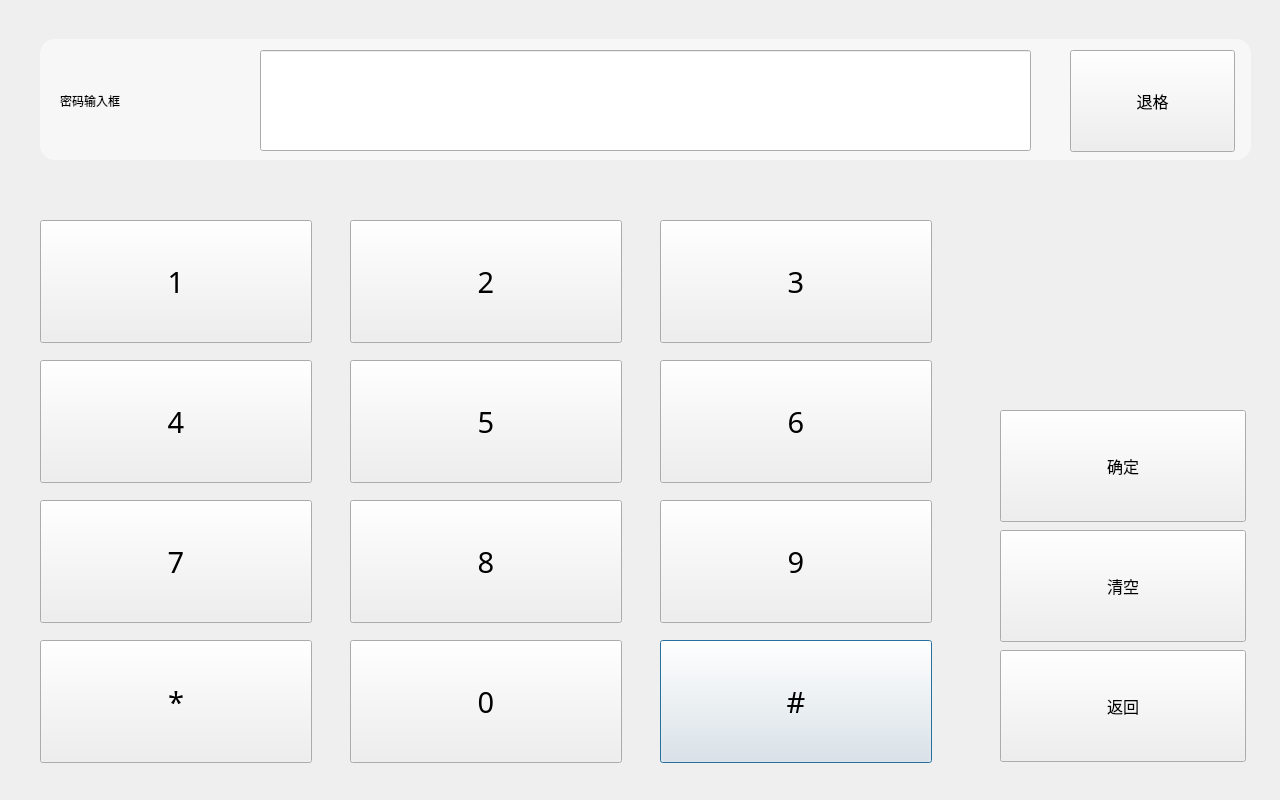
<?xml version="1.0" encoding="UTF-8"?>
<ui version="4.0">
 <class>SysSetPasswordDialog</class>
 <widget class="QDialog" name="SysSetPasswordDialog">
  <property name="geometry">
   <rect>
    <x>0</x>
    <y>0</y>
    <width>1280</width>
    <height>800</height>
   </rect>
  </property>
  <property name="windowTitle">
   <string>Dialog</string>
  </property>
  <widget class="CommonPushButton" name="pushButtonSysPwdShop">
   <property name="geometry">
    <rect>
     <x>660</x>
     <y>640</y>
     <width>272</width>
     <height>123</height>
    </rect>
   </property>
   <property name="minimumSize">
    <size>
     <width>0</width>
     <height>0</height>
    </size>
   </property>
   <property name="maximumSize">
    <size>
     <width>1677215</width>
     <height>16777215</height>
    </size>
   </property>
   <property name="font">
    <font>
     <family>AlArabiya</family>
     <pointsize>22</pointsize>
    </font>
   </property>
   <property name="text">
    <string>#</string>
   </property>
  </widget>
  <widget class="CommonPushButton" name="pushButtonSysPwdClear">
   <property name="geometry">
    <rect>
     <x>1000</x>
     <y>530</y>
     <width>246</width>
     <height>112</height>
    </rect>
   </property>
   <property name="font">
    <font>
     <family>AlArabiya</family>
     <pointsize>12</pointsize>
    </font>
   </property>
   <property name="text">
    <string>清空</string>
   </property>
  </widget>
  <widget class="CommonPushButton" name="pushButtonSysPwdNum6">
   <property name="geometry">
    <rect>
     <x>660</x>
     <y>360</y>
     <width>272</width>
     <height>123</height>
    </rect>
   </property>
   <property name="minimumSize">
    <size>
     <width>0</width>
     <height>0</height>
    </size>
   </property>
   <property name="maximumSize">
    <size>
     <width>1677215</width>
     <height>16777215</height>
    </size>
   </property>
   <property name="font">
    <font>
     <family>AlArabiya</family>
     <pointsize>22</pointsize>
    </font>
   </property>
   <property name="text">
    <string>6</string>
   </property>
  </widget>
  <widget class="QFrame" name="frame">
   <property name="geometry">
    <rect>
     <x>40</x>
     <y>39</y>
     <width>1211</width>
     <height>121</height>
    </rect>
   </property>
   <property name="styleSheet">
    <string notr="true">border-radius: 15px;
background-color: rgba(255, 255, 255, 128);
</string>
   </property>
   <property name="frameShape">
    <enum>QFrame::Panel</enum>
   </property>
   <property name="frameShadow">
    <enum>QFrame::Sunken</enum>
   </property>
  </widget>
  <widget class="CommonPushButton" name="pushButtonSysPwdDot">
   <property name="geometry">
    <rect>
     <x>40</x>
     <y>640</y>
     <width>272</width>
     <height>123</height>
    </rect>
   </property>
   <property name="minimumSize">
    <size>
     <width>0</width>
     <height>0</height>
    </size>
   </property>
   <property name="maximumSize">
    <size>
     <width>1677215</width>
     <height>16777215</height>
    </size>
   </property>
   <property name="font">
    <font>
     <family>AlArabiya</family>
     <pointsize>22</pointsize>
    </font>
   </property>
   <property name="text">
    <string>*</string>
   </property>
  </widget>
  <widget class="CommonPushButton" name="pushButtonSysPwdOK">
   <property name="geometry">
    <rect>
     <x>1000</x>
     <y>410</y>
     <width>246</width>
     <height>112</height>
    </rect>
   </property>
   <property name="font">
    <font>
     <family>AlArabiya</family>
     <pointsize>12</pointsize>
    </font>
   </property>
   <property name="text">
    <string>确定</string>
   </property>
  </widget>
  <widget class="CommonPushButton" name="pushButtonSysPwdBack">
   <property name="geometry">
    <rect>
     <x>1070</x>
     <y>50</y>
     <width>165</width>
     <height>102</height>
    </rect>
   </property>
   <property name="minimumSize">
    <size>
     <width>40</width>
     <height>40</height>
    </size>
   </property>
   <property name="font">
    <font>
     <family>AlArabiya</family>
     <pointsize>12</pointsize>
    </font>
   </property>
   <property name="text">
    <string>退格</string>
   </property>
  </widget>
  <widget class="CommonPushButton" name="pushButtonSysPwdNum1">
   <property name="geometry">
    <rect>
     <x>40</x>
     <y>220</y>
     <width>272</width>
     <height>123</height>
    </rect>
   </property>
   <property name="minimumSize">
    <size>
     <width>0</width>
     <height>0</height>
    </size>
   </property>
   <property name="maximumSize">
    <size>
     <width>1677215</width>
     <height>16777215</height>
    </size>
   </property>
   <property name="font">
    <font>
     <family>AlArabiya</family>
     <pointsize>22</pointsize>
    </font>
   </property>
   <property name="text">
    <string>1</string>
   </property>
  </widget>
  <widget class="CommonPushButton" name="pushButtonSysPwdReturn">
   <property name="geometry">
    <rect>
     <x>1000</x>
     <y>650</y>
     <width>246</width>
     <height>112</height>
    </rect>
   </property>
   <property name="font">
    <font>
     <family>AlArabiya</family>
     <pointsize>12</pointsize>
    </font>
   </property>
   <property name="text">
    <string>返回</string>
   </property>
  </widget>
  <widget class="CommonPushButton" name="pushButtonSysPwdNum4">
   <property name="geometry">
    <rect>
     <x>40</x>
     <y>360</y>
     <width>272</width>
     <height>123</height>
    </rect>
   </property>
   <property name="minimumSize">
    <size>
     <width>0</width>
     <height>0</height>
    </size>
   </property>
   <property name="maximumSize">
    <size>
     <width>1677215</width>
     <height>16777215</height>
    </size>
   </property>
   <property name="font">
    <font>
     <family>AlArabiya</family>
     <pointsize>22</pointsize>
    </font>
   </property>
   <property name="text">
    <string>4</string>
   </property>
  </widget>
  <widget class="CommonPushButton" name="pushButtonSysPwdNum3">
   <property name="geometry">
    <rect>
     <x>660</x>
     <y>220</y>
     <width>272</width>
     <height>123</height>
    </rect>
   </property>
   <property name="minimumSize">
    <size>
     <width>0</width>
     <height>0</height>
    </size>
   </property>
   <property name="maximumSize">
    <size>
     <width>1677215</width>
     <height>16777215</height>
    </size>
   </property>
   <property name="font">
    <font>
     <family>AlArabiya</family>
     <pointsize>22</pointsize>
    </font>
   </property>
   <property name="text">
    <string>3</string>
   </property>
  </widget>
  <widget class="CommonPushButton" name="pushButtonSysPwdNum9">
   <property name="geometry">
    <rect>
     <x>660</x>
     <y>500</y>
     <width>272</width>
     <height>123</height>
    </rect>
   </property>
   <property name="minimumSize">
    <size>
     <width>0</width>
     <height>0</height>
    </size>
   </property>
   <property name="maximumSize">
    <size>
     <width>1677215</width>
     <height>16777215</height>
    </size>
   </property>
   <property name="font">
    <font>
     <family>AlArabiya</family>
     <pointsize>22</pointsize>
    </font>
   </property>
   <property name="text">
    <string>9</string>
   </property>
  </widget>
  <widget class="CommonPushButton" name="pushButtonSysPwdNum2">
   <property name="geometry">
    <rect>
     <x>350</x>
     <y>220</y>
     <width>272</width>
     <height>123</height>
    </rect>
   </property>
   <property name="minimumSize">
    <size>
     <width>0</width>
     <height>0</height>
    </size>
   </property>
   <property name="maximumSize">
    <size>
     <width>1677215</width>
     <height>16777215</height>
    </size>
   </property>
   <property name="font">
    <font>
     <family>AlArabiya</family>
     <pointsize>22</pointsize>
    </font>
   </property>
   <property name="text">
    <string>2</string>
   </property>
  </widget>
  <widget class="CommonPushButton" name="pushButtonSysPwdNum7">
   <property name="geometry">
    <rect>
     <x>40</x>
     <y>500</y>
     <width>272</width>
     <height>123</height>
    </rect>
   </property>
   <property name="minimumSize">
    <size>
     <width>0</width>
     <height>0</height>
    </size>
   </property>
   <property name="maximumSize">
    <size>
     <width>1677215</width>
     <height>16777215</height>
    </size>
   </property>
   <property name="font">
    <font>
     <family>AlArabiya</family>
     <pointsize>22</pointsize>
    </font>
   </property>
   <property name="text">
    <string>7</string>
   </property>
  </widget>
  <widget class="CommonPushButton" name="pushButtonSysPwdNum8">
   <property name="geometry">
    <rect>
     <x>350</x>
     <y>500</y>
     <width>272</width>
     <height>123</height>
    </rect>
   </property>
   <property name="minimumSize">
    <size>
     <width>0</width>
     <height>0</height>
    </size>
   </property>
   <property name="maximumSize">
    <size>
     <width>1677215</width>
     <height>16777215</height>
    </size>
   </property>
   <property name="font">
    <font>
     <family>AlArabiya</family>
     <pointsize>22</pointsize>
    </font>
   </property>
   <property name="text">
    <string>8</string>
   </property>
  </widget>
  <widget class="CommonPushButton" name="pushButtonSysPwdNum5">
   <property name="geometry">
    <rect>
     <x>350</x>
     <y>360</y>
     <width>272</width>
     <height>123</height>
    </rect>
   </property>
   <property name="minimumSize">
    <size>
     <width>0</width>
     <height>0</height>
    </size>
   </property>
   <property name="maximumSize">
    <size>
     <width>1677215</width>
     <height>16777215</height>
    </size>
   </property>
   <property name="font">
    <font>
     <family>AlArabiya</family>
     <pointsize>22</pointsize>
    </font>
   </property>
   <property name="text">
    <string>5</string>
   </property>
  </widget>
  <widget class="CommonPushButton" name="pushButtonSysPwdNum0">
   <property name="geometry">
    <rect>
     <x>350</x>
     <y>640</y>
     <width>272</width>
     <height>123</height>
    </rect>
   </property>
   <property name="minimumSize">
    <size>
     <width>0</width>
     <height>0</height>
    </size>
   </property>
   <property name="maximumSize">
    <size>
     <width>1677215</width>
     <height>16777215</height>
    </size>
   </property>
   <property name="font">
    <font>
     <family>AlArabiya</family>
     <pointsize>22</pointsize>
    </font>
   </property>
   <property name="text">
    <string>0</string>
   </property>
  </widget>
  <widget class="QLabel" name="labelPwdInfo">
   <property name="geometry">
    <rect>
     <x>60</x>
     <y>50</y>
     <width>191</width>
     <height>102</height>
    </rect>
   </property>
   <property name="styleSheet">
    <string notr="true"/>
   </property>
   <property name="text">
    <string>密码输入框</string>
   </property>
  </widget>
  <widget class="QLineEdit" name="lineEditPassword">
   <property name="enabled">
    <bool>true</bool>
   </property>
   <property name="geometry">
    <rect>
     <x>260</x>
     <y>50</y>
     <width>771</width>
     <height>101</height>
    </rect>
   </property>
   <property name="font">
    <font>
     <weight>50</weight>
     <italic>false</italic>
     <bold>false</bold>
    </font>
   </property>
   <property name="mouseTracking">
    <bool>false</bool>
   </property>
   <property name="focusPolicy">
    <enum>Qt::NoFocus</enum>
   </property>
   <property name="styleSheet">
    <string notr="true"/>
   </property>
   <property name="text">
    <string/>
   </property>
   <property name="maxLength">
    <number>16</number>
   </property>
   <property name="alignment">
    <set>Qt::AlignRight|Qt::AlignTrailing|Qt::AlignVCenter</set>
   </property>
   <property name="readOnly">
    <bool>true</bool>
   </property>
  </widget>
 </widget>
 <customwidgets>
  <customwidget>
   <class>CommonPushButton</class>
   <extends>QPushButton</extends>
   <header>commonpushbutton.h</header>
  </customwidget>
 </customwidgets>
 <tabstops>
  <tabstop>pushButtonSysPwdNum1</tabstop>
  <tabstop>pushButtonSysPwdNum2</tabstop>
  <tabstop>pushButtonSysPwdNum3</tabstop>
  <tabstop>pushButtonSysPwdNum4</tabstop>
  <tabstop>pushButtonSysPwdNum5</tabstop>
  <tabstop>pushButtonSysPwdNum6</tabstop>
  <tabstop>pushButtonSysPwdNum7</tabstop>
  <tabstop>pushButtonSysPwdNum8</tabstop>
  <tabstop>pushButtonSysPwdNum9</tabstop>
  <tabstop>pushButtonSysPwdDot</tabstop>
  <tabstop>pushButtonSysPwdNum0</tabstop>
  <tabstop>pushButtonSysPwdShop</tabstop>
  <tabstop>pushButtonSysPwdBack</tabstop>
  <tabstop>pushButtonSysPwdOK</tabstop>
  <tabstop>pushButtonSysPwdClear</tabstop>
  <tabstop>pushButtonSysPwdReturn</tabstop>
 </tabstops>
 <resources/>
 <connections/>
</ui>
